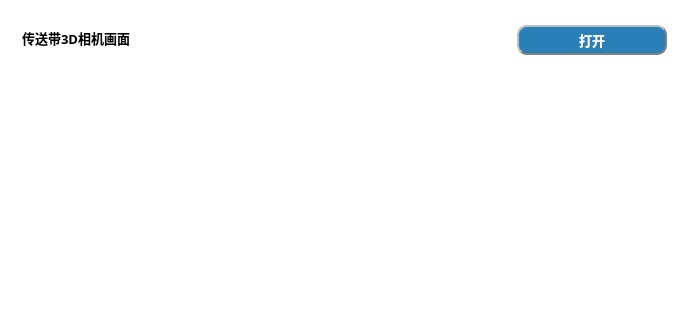
   <widget class="QFrame" name="frame">
    <property name="geometry">
     <rect>
      <x>440</x>
      <y>380</y>
      <width>691</width>
      <height>331</height>
     </rect>
    </property>
    <property name="styleSheet">
     <string notr="true">background-color: rgb(255, 255, 255);
border-style:outset;
border-radius:10px;</string>
    </property>
    <property name="frameShape">
     <enum>QFrame::StyledPanel</enum>
    </property>
    <property name="frameShadow">
     <enum>QFrame::Raised</enum>
    </property>
    <widget class="QWidget" name="gridLayoutWidget">
     <property name="geometry">
      <rect>
       <x>19</x>
       <y>20</y>
       <width>651</width>
       <height>291</height>
      </rect>
     </property>
     <layout class="QGridLayout" name="gridLayout">
      <item row="0" column="0">
       <widget class="QLineEdit" name="lineEdit_25">
        <property name="minimumSize">
         <size>
          <width>320</width>
          <height>30</height>
         </size>
        </property>
        <property name="maximumSize">
         <size>
          <width>320</width>
          <height>30</height>
         </size>
        </property>
        <property name="font">
         <font>
          <family>微软雅黑</family>
          <pointsize>10</pointsize>
          <weight>75</weight>
          <italic>false</italic>
          <bold>true</bold>
          <kerning>false</kerning>
         </font>
        </property>
        <property name="styleSheet">
         <string notr="true">color: rgb(0, 0, 0);</string>
        </property>
        <property name="text">
         <string notr="true">传送带3D相机画面</string>
        </property>
        <property name="maxLength">
         <number>80</number>
        </property>
        <property name="frame">
         <bool>false</bool>
        </property>
        <property name="dragEnabled">
         <bool>false</bool>
        </property>
        <property name="readOnly">
         <bool>true</bool>
        </property>
       </widget>
      </item>
      <item row="1" column="0">
       <widget class="QLabel" name="label_camera2_color">
        <property name="minimumSize">
         <size>
          <width>320</width>
          <height>240</height>
         </size>
        </property>
        <property name="maximumSize">
         <size>
          <width>320</width>
          <height>240</height>
         </size>
        </property>
        <property name="text">
         <string/>
        </property>
       </widget>
      </item>
      <item row="1" column="1">
       <widget class="QLabel" name="label_camera2_depth">
        <property name="minimumSize">
         <size>
          <width>320</width>
          <height>240</height>
         </size>
        </property>
        <property name="maximumSize">
         <size>
          <width>320</width>
          <height>240</height>
         </size>
        </property>
        <property name="text">
         <string/>
        </property>
       </widget>
      </item>
      <item row="0" column="1">
       <widget class="QPushButton" name="pushButton_openCamera2">
        <property name="minimumSize">
         <size>
          <width>150</width>
          <height>30</height>
         </size>
        </property>
        <property name="maximumSize">
         <size>
          <width>150</width>
          <height>30</height>
         </size>
        </property>
        <property name="font">
         <font>
          <family>微软雅黑</family>
          <pointsize>10</pointsize>
          <weight>75</weight>
          <bold>true</bold>
         </font>
        </property>
        <property name="layoutDirection">
         <enum>Qt::RightToLeft</enum>
        </property>
        <property name="autoFillBackground">
         <bool>false</bool>
        </property>
        <property name="styleSheet">
         <string notr="true">background-color:rgb(41, 128, 185);
color: rgb(255, 255, 255);
border-radius:10px;
border:2px groove gray;
border-style:outset;</string>
        </property>
        <property name="text">
         <string>打开</string>
        </property>
        <property name="iconSize">
         <size>
          <width>40</width>
          <height>30</height>
         </size>
        </property>
        <property name="autoDefault">
         <bool>false</bool>
        </property>
        <property name="flat">
         <bool>false</bool>
        </property>
       </widget>
      </item>
     </layout>
    </widget>
   </widget>
